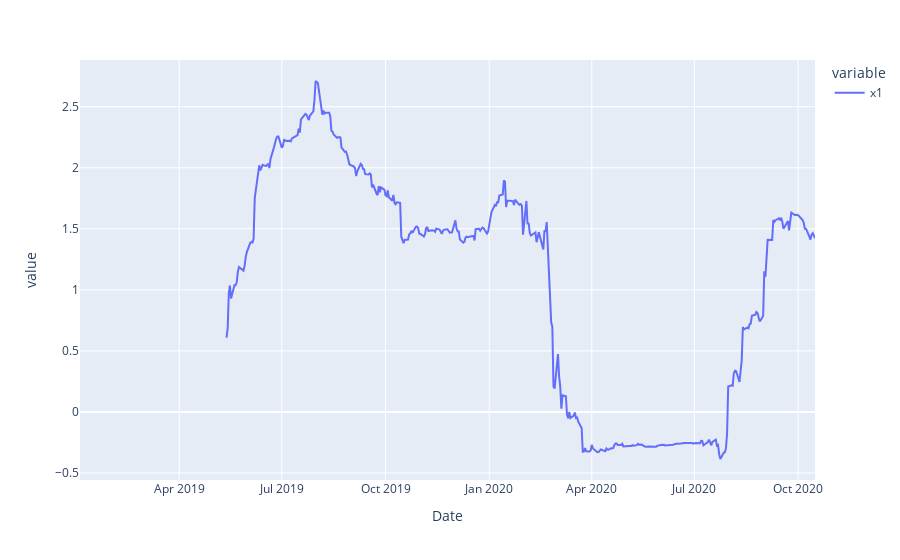

The code cell stored with this chart in its notebook:
### Code cell
from statsmodels.regression.rolling import RollingOLS
rlm_model = RollingOLS(portfolio_performance, xs, window=90)
rlm_results = rlm_model.fit()
rlm_results.params['x1'].plot()

### Figure 1 — Plotly figure (JSON) as saved in the notebook; plotly's stock layout.template omitted (floating-point values rounded to 4 significant figures; data arrays with more than 128 entries replaced by an {"elided": "..."} marker saying what was removed)
{"data": [{"hovertemplate": "variable=x1<br>Date=%{x}<br>value=%{y}<extra></extra>", "legendgroup": "x1", "line": {"color": "#636efa", "dash": "solid"}, "mode": "lines", "name": "x1", "orientation": "v", "showlegend": true, "type": "scatter", "x": {"elided": "452 str values"}, "xaxis": "x", "y": {"elided": "452 float values"}, "yaxis": "y"}], "layout": {"legend": {"title": {"text": "variable"}, "tracegroupgap": 0}, "margin": {"t": 60}, "xaxis": {"anchor": "y", "domain": [0, 1], "title": {"text": "Date"}}, "yaxis": {"anchor": "x", "domain": [0, 1], "title": {"text": "value"}}}}
